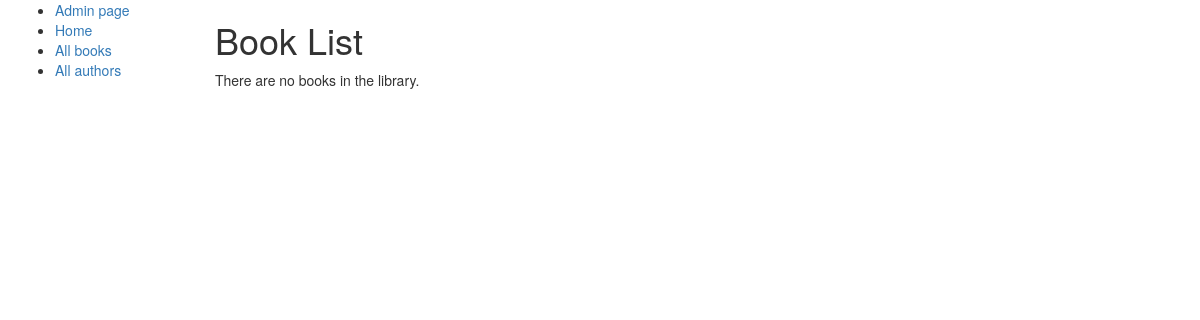
/app1/books/, run on an earlier commit of the app's database.
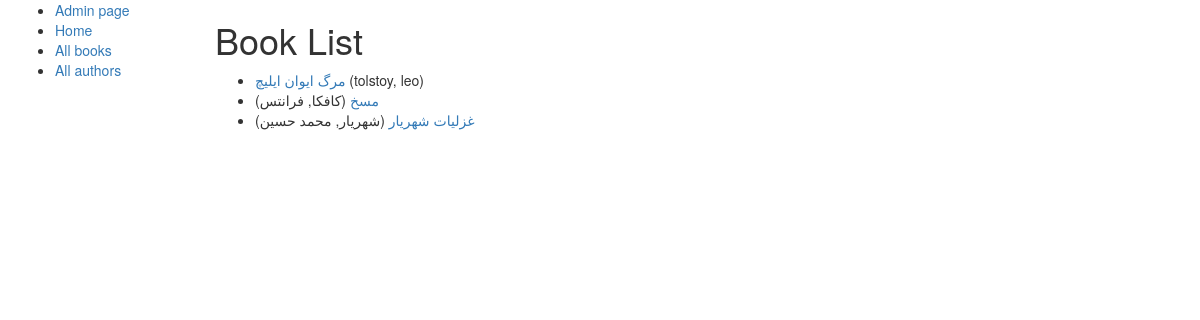
And on a later commit of the database.
### app1/models.py (models this page shows, shortened)
class Book(models.Model):
    title = models.CharField(max_length=200)
    author = models.ForeignKey('Author', on_delete=models.SET_NULL, null=True)
    summary = models.TextField(max_length=1000, help_text="Enter a brief description of the book")
    isbn = models.CharField('ISBN',max_length=13, help_text='13 Character <a href="https://www.isbn-international.org/content/what-isbn">ISBN number</a>')
    genre = models.ManyToManyField(Genre, help_text="Select a genre for this book")
    def get_absolute_url(self):
        return reverse('app1:book-detail', args=[str(self.id)])
    def display_genre(self):
        return ', '.join([ genre.name for genre in self.genre.all()[:3] ])
    display_genre.short_description = 'Genre'

class Author(models.Model):
    first_name = models.CharField(max_length=100)
    last_name = models.CharField(max_length=100)
    date_of_birth = models.DateField(null=True, blank=True)
    date_of_death = models.DateField('Died', null=True, blank=True)
    def __str__(self):
        return '%s, %s' % (self.last_name, self.first_name)

### app1/views.py (the view)
class BookListView(generic.ListView):
    model=models.Book
    template_name='app1/book_list.html'

### app1/templates/app1/Book_list.html
{% extends "app1/base_generic.html" %}
{% block content %}
    <h1>Book List</h1>
    {% if book_list %}
    <ul>
      {% for book in book_list %}
      <li>
        <a href="{{ book.get_absolute_url }}">{{ book.title }}</a> ({{book.author}})
      </li>
      {% endfor %}
    </ul>
    {% else %}
      <p>There are no books in the library.</p>
    {% endif %}
{% endblock %}

### app1/templates/app1/Base_generic.html (shortened to what this page needs)
<!DOCTYPE html>
<html lang="en">
<head>
  <link rel="stylesheet" href="https://maxcdn.bootstrapcdn.com/bootstrap/3.3.7/css/bootstrap.min.css">
  {% load static %}
  <link rel="stylesheet" href="{% static 'app1/styles.css' %}">
</head>
<body>
  <div class="container-fluid">
    <div class="row">
      <div class="col-sm-2">
      {% block sidebar %}
      <ul class="sidebar-nav">
         <li><a href="/admin">Admin page</a></li>
          <li><a href="/index.html">Home</a></li>
          <li><a href="">All books</a></li>
          <li><a href="">All authors</a></li>
      </ul>
     {% endblock %}
      </div>
      <div class="col-sm-10 ">
      {% block content %}{% endblock %}
      </div>
    </div>
  </div>
</body>
</html>

What changed in the data, as far as the page shows it:
added Book: title "مرگ ایوان ایلیچ", author "tolstoy, leo"
added Book: title "مسخ", author "کافکا, فرانتس"
added Book: title "غزلیات شهریار", author "شهریار, محمد حسین"
Also different on the page:
text no longer shown: "There are no books in the library."
